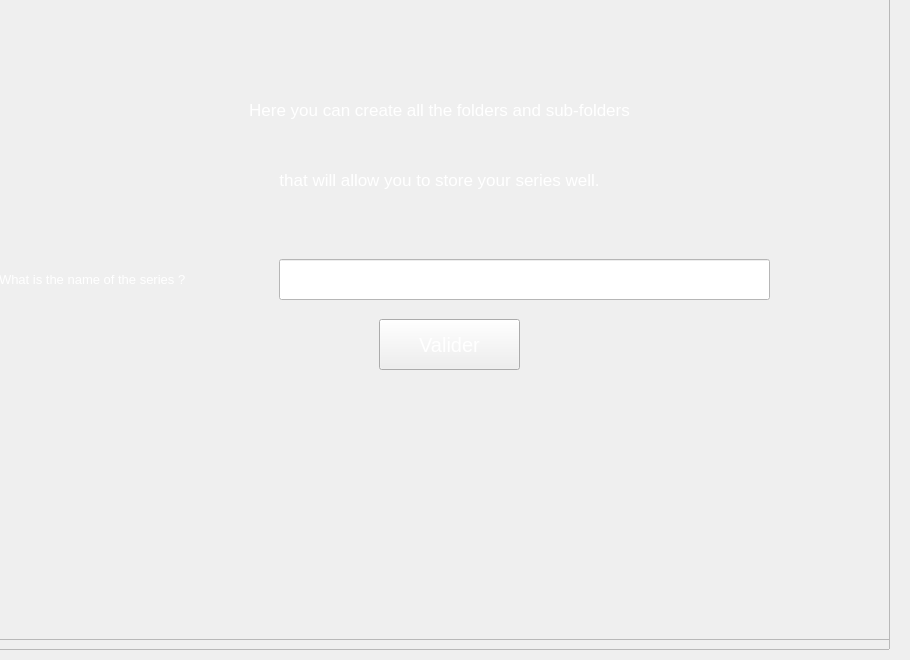
         <widget class="QWidget" name="page_folder">
          <property name="styleSheet">
           <string notr="true">color: rgb(0, 0, 0)</string>
          </property>
          <widget class="QFrame" name="frame_5">
           <property name="geometry">
            <rect>
             <x>-11</x>
             <y>-1</y>
             <width>901</width>
             <height>651</height>
            </rect>
           </property>
           <property name="frameShape">
            <enum>QFrame::StyledPanel</enum>
           </property>
           <property name="frameShadow">
            <enum>QFrame::Raised</enum>
           </property>
           <widget class="QFrame" name="frame_6">
            <property name="geometry">
             <rect>
              <x>10</x>
              <y>0</y>
              <width>891</width>
              <height>641</height>
             </rect>
            </property>
            <property name="styleSheet">
             <string notr="true">color: rgb(255, 255, 255)</string>
            </property>
            <property name="frameShape">
             <enum>QFrame::StyledPanel</enum>
            </property>
            <property name="frameShadow">
             <enum>QFrame::Raised</enum>
            </property>
            <widget class="QLabel" name="label_7">
             <property name="geometry">
              <rect>
               <x>-10</x>
               <y>80</y>
               <width>901</width>
               <height>61</height>
              </rect>
             </property>
             <property name="font">
              <font>
               <family>Segoe UI</family>
               <pointsize>13</pointsize>
               <weight>50</weight>
               <bold>false</bold>
              </font>
             </property>
             <property name="text">
              <string>Here you can create all the folders and sub-folders</string>
             </property>
             <property name="alignment">
              <set>Qt::AlignCenter</set>
             </property>
            </widget>
            <widget class="QLabel" name="label_9">
             <property name="geometry">
              <rect>
               <x>-10</x>
               <y>150</y>
               <width>901</width>
               <height>61</height>
              </rect>
             </property>
             <property name="font">
              <font>
               <family>Segoe UI</family>
               <pointsize>13</pointsize>
              </font>
             </property>
             <property name="text">
              <string>that will allow you to store your series well.</string>
             </property>
             <property name="alignment">
              <set>Qt::AlignCenter</set>
             </property>
            </widget>
            <widget class="QLabel" name="label_10">
             <property name="geometry">
              <rect>
               <x>0</x>
               <y>240</y>
               <width>281</width>
               <height>81</height>
              </rect>
             </property>
             <property name="font">
              <font>
               <family>Segoe UI</family>
               <pointsize>10</pointsize>
              </font>
             </property>
             <property name="text">
              <string>What is the name of the series ?</string>
             </property>
            </widget>
            <widget class="QLineEdit" name="lineEdit_4">
             <property name="geometry">
              <rect>
               <x>280</x>
               <y>260</y>
               <width>491</width>
               <height>41</height>
              </rect>
             </property>
             <property name="styleSheet">
              <string notr="true">color: rgb(255, 255, 255);
background-color: rgb(255, 255, 255);</string>
             </property>
            </widget>
            <widget class="QPushButton" name="pushButton_7">
             <property name="geometry">
              <rect>
               <x>380</x>
               <y>320</y>
               <width>141</width>
               <height>51</height>
              </rect>
             </property>
             <property name="font">
              <font>
               <family>Segoe UI</family>
               <pointsize>15</pointsize>
              </font>
             </property>
             <property name="text">
              <string>Valider</string>
             </property>
             <property name="icon">
              <iconset>
               <normaloff>assets/icon/cil-check-alt.png</normaloff>assets/icon/cil-check-alt.png</iconset>
             </property>
             <property name="iconSize">
              <size>
               <width>200</width>
               <height>200</height>
              </size>
             </property>
            </widget>
           </widget>
          </widget>
         </widget>
